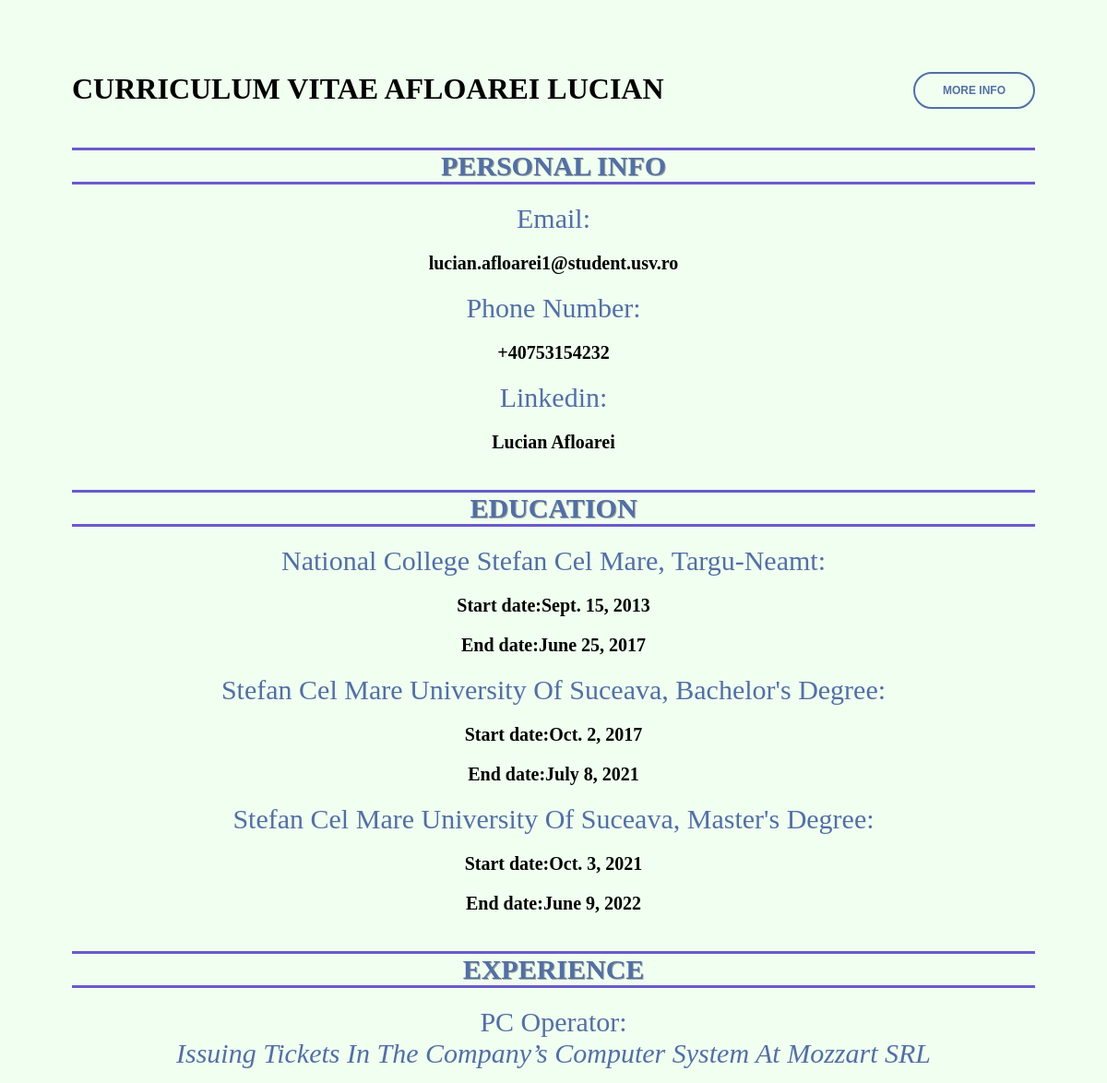
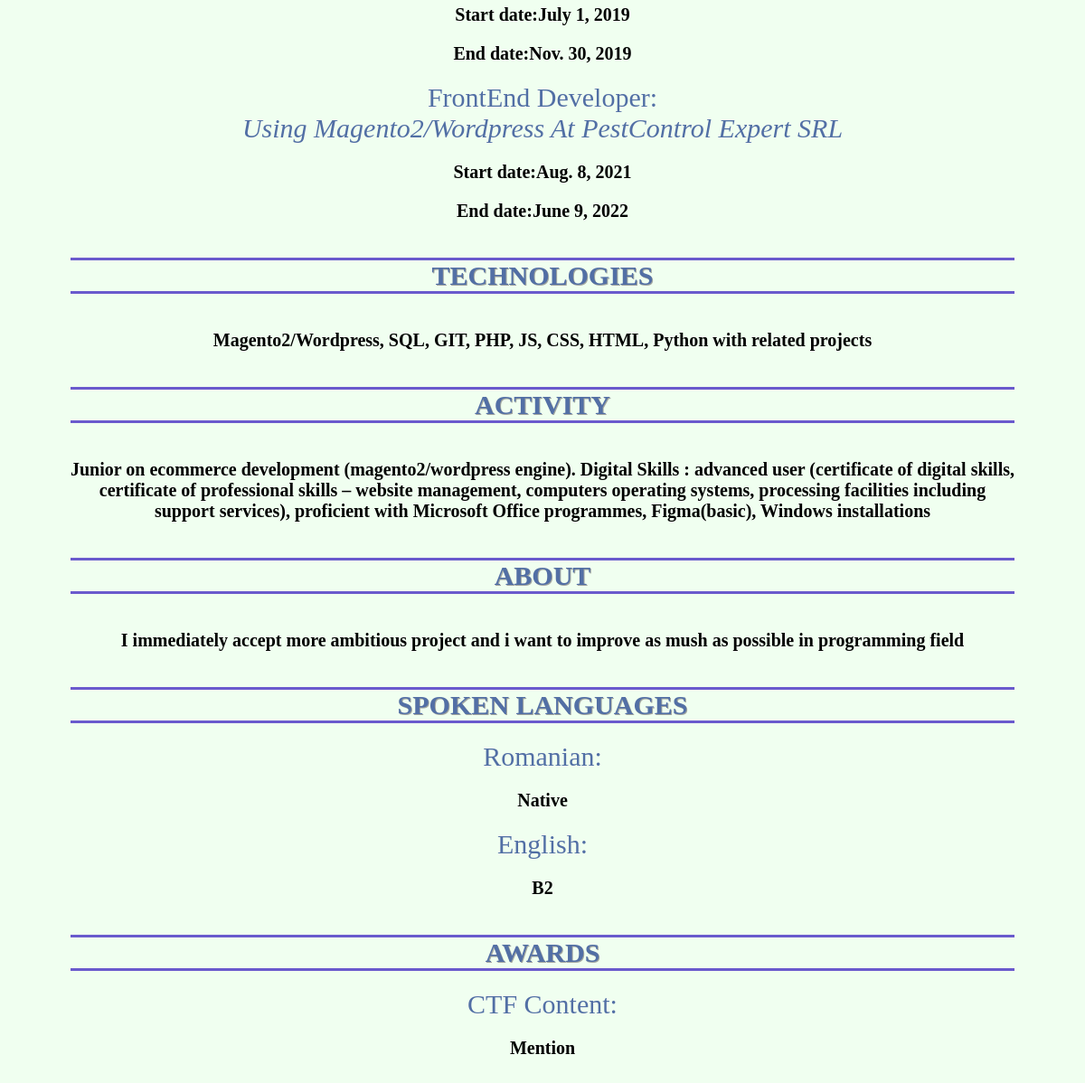
The page / on the database its author committed (2 pictures, top to bottom).
### app/models.py (models this page shows)
class Person(models.Model):
    personId = models.AutoField(primary_key=True)
    firstName = models.CharField(max_length=40)
    lastName = models.CharField(max_length=40)
    birthDate = models.DateField()
    country = models.CharField(max_length=50)
    city = models.CharField(max_length=50)

class Contact(models.Model):
    contactId = models.AutoField(primary_key=True)
    contactType = models.CharField(max_length=90)
    contactDescription = models.CharField(max_length=100, default=None)
    personId = models.ForeignKey(Person, on_delete=models.CASCADE)

class Study(models.Model):
    studyId = models.AutoField(primary_key=True)
    institutionName = models.CharField(max_length=100)
    startDate = models.DateField()
    endDate = models.DateField()
    personId = models.ForeignKey(Person, on_delete=models.CASCADE)

class Experience(models.Model):
    experienceId = models.AutoField(primary_key=True)
    experienceName = models.CharField(max_length=100)
    experienceDescription = models.CharField(max_length=300)
    startDate = models.DateField()
    endDate = models.DateField()
    personId = models.ForeignKey(Person, on_delete=models.CASCADE)

class OtherInformation(models.Model):
    infoId = models.AutoField(primary_key=True)
    infoName = models.CharField(max_length=80)
    infoDescription = models.CharField(max_length=300)
    personId = models.ForeignKey(Person, on_delete=models.CASCADE)

class Language(models.Model):
    languageId = models.AutoField(primary_key=True)
    languageName = models.CharField(max_length=40)
    languageLevel = models.CharField(max_length=40, default=None)
    personId = models.ForeignKey(Person, on_delete=models.CASCADE)

class Award(models.Model):
    awardId = models.AutoField(primary_key=True)
    awardName = models.CharField(max_length=80)
    awardDescription = models.CharField(max_length=300)
    personId = models.ForeignKey(Person, on_delete=models.CASCADE)

### app/views.py (the view)
# urls.py: path('',views.main_view),
def main_view(request):
    contact = Contact.objects.all()
    experience = Experience.objects.all()
    languages = Language.objects.all()
    information = OtherInformation.objects.all()
    person = Person.objects.get(personId=1)
    studies = list(Study.objects.all())
    awards = Award.objects.all()
    return render(request, 'my_cv.html', {'person': person,'studies':studies,'languages':languages, 'contacts':contact,'experience':experience,'awards':awards,'information':information})

### app/templates/my_cv.html (shortened to what this page needs)
{% load bootstrap5 %} {% load static %}
<!DOCTYPE html>
<html lang="en">
  <head>
    <link rel="stylesheet" type="text/css" href="{% static 'styles.css'%}" />
  </head>
  <body>
    <div class="main">
      <div class="header">
        <h1 class="headerText">Curriculum Vitae {{person.firstName}} {{person.lastName}}</h1>
          <a href="/projects" class="anchor-button">
            <div class="button-wrapper">
              <button type="button" class="button-class">
                <span>More Info</span>
              </button>
            </div>
          </a>
      </div>
      <div class="page-wrapper">
        <div class="main-information">
          <p class="main-title">Personal Info</p>
          {% for cont in contacts %}
          <div class="contact block shadow">
            <div class="block-label">
              <p class="textLabel">{{cont.contactType}}:</p>
            </div>
            <div class="block-text">
              <p class="textLabel2">{{cont.contactDescription}}</p>
            </div>
          </div>
          {%endfor %}
          <p class="main-title">Education</p>
          {% for edu in studies %}
          <div class="education block shadow">
            <div class="block-label">
              <p class="textLabel"> {{edu.institutionName}}: </p>
            </div>
            <div class="block-text">
              <p class="textLabel2"> Start date:{{edu.startDate}} </p>
              <p class="textLabel2"> End date:{{edu.endDate}} </p>
            </div>
          </div>
          {%endfor %}
          <p class="main-title">Experience</p>
          {% for exp in experience %}
          <div class="experience block shadow">
            <div class="block-label">
              <p class="textLabel font-weight-bold"> {{exp.experienceName}}: </p>
              <p class="textLabel italic"> {{exp.experienceDescription}} </p>
            </div>
            <div class="block-text">
              <p class="textLabel2"> Start date:{{exp.startDate}} </p>
              <p class="textLabel2"> End date:{{exp.endDate}} </p>
            </div>
          </div>
          {%endfor %}
          {% for info in information %}
          <p class="main-title">{{info.infoName}}</p>
          <div class="description block shadow">
            <div class="block-label">
              <p class="textLabel2 center"> {{info.infoDescription}} </p>
            </div>
          </div>
          {%endfor %}
          <p class="main-title">Spoken Languages</p>
          {% for lang in languages %}
          <div class="language block shadow">
            <div class="block-label">
              <p class="textLabel">{{lang.languageName}}:</p>
            </div>
            <div class="block-text">
              <p class="textLabel2"> {{lang.languageLevel}} </p>
            </div>
          </div>
          {%endfor %}
          <p class="main-title">Awards</p>
          {% for aw in awards %}
          <div class="awards block shadow">
            <div class="block-label">
              <p class="textLabel font-weight-bold"> {{aw.awardName}}: </p>
            </div>
            <div class="block-text">
              <p class="textLabel2"> {{aw.awardDescription}} </p>
            </div>
          </div>
          {%endfor %}
        </div>
      </div>
    </div>
  </body>
</html>

### app/static/styles.css (style rules this page uses)
body { background-color: honeydew; }
.main { padding: 70px; }
.button-wrapper { float: right; }
.button-class { border: 2px solid #526fa5; color: #526fa5; border-radius: 20px; height: 40px; padding: 0 30px; font-weight: 700; background-color: transparent; display: inline-block; line-height: 36px; box-sizing: border-box; text-transform: uppercase; font-size: 12px; font-style: normal; }
.button-class span { color: #526fa5; }
.header { display: inline-block; width: 100%; }
.page-wrapper { display: block; }
.block { display: inline-block; width: 100%; text-align: center; margin-bottom: 20px; }
.block-label { text-align: center; }
.textLabel { font-size: 30px; color: #526fa5; text-transform: capitalize; }
.textLabel2 { font-weight: bold; padding-top: 20px; font-size: 20px; }
p { margin: 0px !important; }
.headerText { font-size: 32px; text-transform: uppercase; font-weight: bold; text-align: center; float: left; margin-top: 0; }
.main-title { text-transform: uppercase; text-align: center; font-weight: bold; font-size: 30px; color: #526fa5; margin: 20px 0 !important; text-shadow: 1px 1px rgba(107, 104, 104, 0.59); }
.main-title:before, .main-title:after { content: ""; border-bottom: 3px solid slateblue; width: 100%; display: block; }
.italic { font-style: italic; }
.center { text-align: center !important; }
a { text-decoration: none !important; color: white !important; font-weight: bold !important; all: unset; }

### rows shown on the page
Person: firstName "AFLOAREI", lastName "LUCIAN"
Contact: contactType "Email", contactDescription "lucian.afloarei1@student.usv.ro"
Contact: contactType "Phone Number", contactDescription "+40753154232"
Contact: contactType "Linkedin", contactDescription "Lucian Afloarei"
Study: institutionName "National College Stefan Cel Mare, Targu-Neamt", startDate "Sept. 15, 2013", endDate "June 25, 2017"
Study: institutionName "Stefan Cel Mare University Of Suceava, Bachelor's Degree", startDate "Oct. 2, 2017", endDate "July 8, 2021"
Study: institutionName "Stefan Cel Mare University Of Suceava, Master's Degree", startDate "Oct. 3, 2021", endDate "June 9, 2022"
Experience: experienceName "PC Operator", experienceDescription "Issuing Tickets In The Company’s Computer System At Mozzart SRL", startDate "July 1, 2019", endDate "Nov. 30, 2019"
Experience: experienceName "FrontEnd Developer", experienceDescription "Using Magento2/Wordpress At PestControl Expert SRL", startDate "Aug. 8, 2021", endDate "June 9, 2022"
OtherInformation: infoName "TECHNOLOGIES", infoDescription "Magento2/Wordpress, SQL, GIT, PHP, JS, CSS, HTML, Python with related projects"
OtherInformation: infoName "ACTIVITY", infoDescription "Junior on ecommerce development (magento2/wordpress engine). Digital Skills : advanced user (certificate of digital skills, certificate of professional skills – website management, computers operating systems, processing facilities including support services), proficient with Microsoft Office programmes, Figma(basic), Windows installations"
OtherInformation: infoName "ABOUT", infoDescription "I immediately accept more ambitious project and i want to improve as mush as possible in programming field"
Language: languageName "Romanian", languageLevel "Native"
Language: languageName "English", languageLevel "B2"
Award: awardName "CTF Content", awardDescription "Mention"
